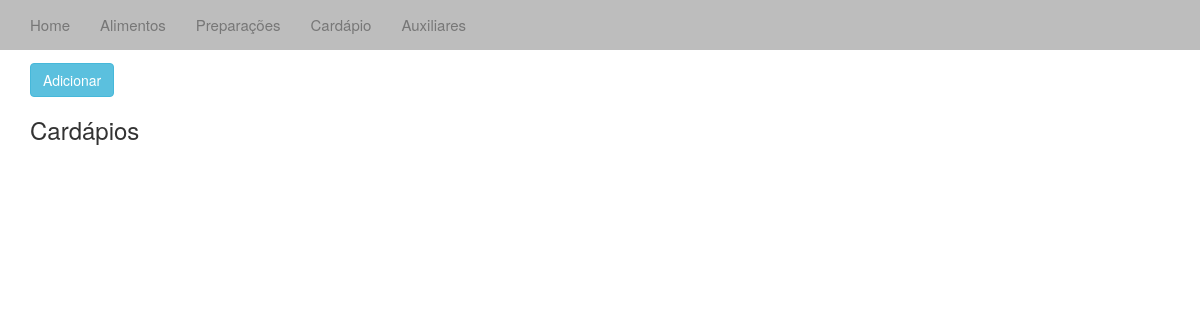
/cardapios/, run on an earlier commit of the app's database.
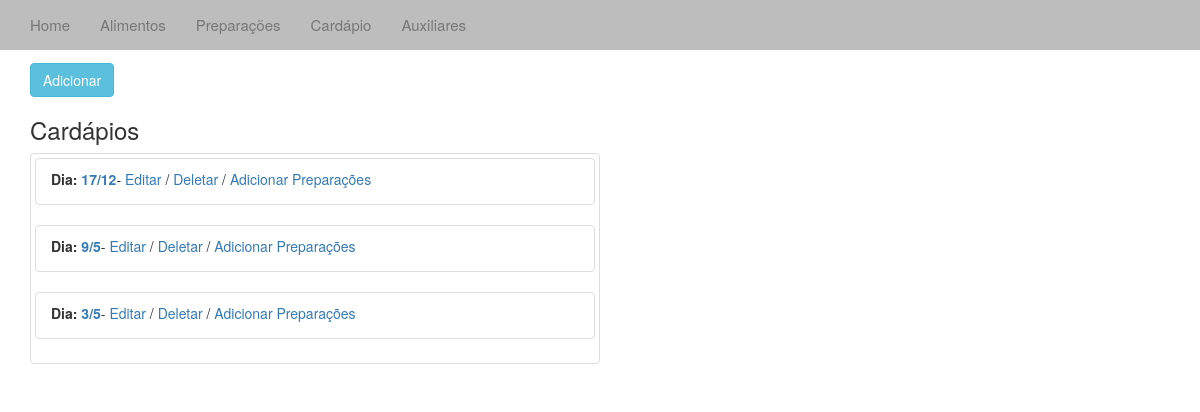
And on a later commit of the database.
### cardapio/models.py (models this page shows, shortened)
class Dia_Cardapio(models.Model):
	data = models.CharField(max_length=10)

### cardapio/views.py (the view)
# urls.py: url(r'^cardapios/', 'cardapio.views.cardapios', name='cardapios'),
def cardapios(request):
	c_list = Dia_Cardapio.objects.all()
	context = {'c_list':c_list}
	return render_to_response('cardapios.html', context)

### templates/cardapios.html (shortened to what this page needs)
{% extends "base.html" %}
{% block body%}
<div class="container-fluid">
	<div class="container">
			<h2>Auxiliares</h2>
			<a href="/addcardapio/"><button type="button" class="btn btn-info">Adicionar</button></a>
			<h3>Cardápios</h3>
		{% if c_list %}
			<div class="thumbnail col-sm-6">
				{% for c in c_list %}
				<ul class="list-group">
				<li class="list-group-item">
					<label>Dia: <a href="/vercardapio/{{ c.id }}"> {{ c.data }}</a> </label>-
					<a href="/editcardapio/{{ c.id }}"> Editar</a> /
					<a href="/deletecardapio/{{ c.id }}"> Deletar </a> /
					<a href="/addcardprep/{{ c.id }}"> Adicionar Preparações </a>
				</li>
				</ul>
			{% endfor %}
			</div>
		{% endif %}
</div>
{% endblock %}

### templates/base.html (shortened to what this page needs)
<!DOCTYPE html PUBLIC "-//W3C//DTD HTML 4.01//EN" "http://www.w3.org/TR/html4/strict.dtd">
{% load static %}
<html>
<head>
  <link rel="stylesheet" href="{% static "css/bootstrap.css" %}" />
  <link href="{% static "css/bootstrap-transfer.css" %} rel="stylesheet">
</head>
<body>
<div id="custom-bootstrap-menu" class="navbar navbar-default navbar-fixed-top" role="navigation">
    <div class="container-fluid">
        <div class="collapse navbar-collapse navbar-menubuilder">
            <ul class="nav navbar-nav navbar-left">
                <li><a href="/index/">Home</a>
                </li>
                <li><a href="/alimentos/">Alimentos</a>
                </li>
                <li><a href="/prepara/">Preparações</a>
                </li>
                <li><a href="/cardapios/">Cardápio</a>
                </li>
                <li><a href="/aux/">Auxiliares</a>
                </li>
            </ul>
        </div>
    </div>
</div>
	{% block body %} {% endblock %}
</body>
</html>

What changed in the data, as far as the page shows it:
added Dia_Cardapio: data "17/12"
added Dia_Cardapio: data "9/5"
added Dia_Cardapio: data "3/5"
